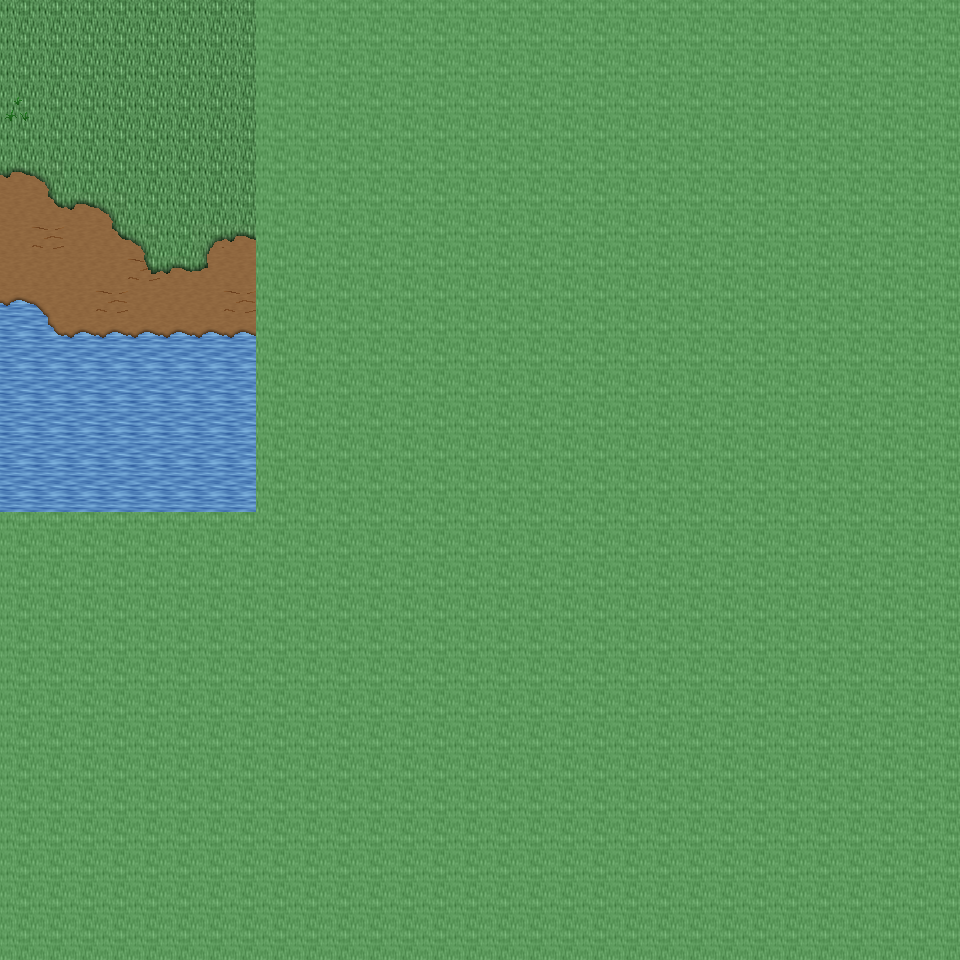

Below is a game level as drawn by its tile map, then a one-line description and the .tmx that defines it (tile-layer data replaced by summaries):
An orthogonal 30x30 tile map with 32x32 px tiles, 6 tile layers (Ground, Object, Object2, Above, ...), 24 tilesets and 2 objects (2x mapchange).

<map version="1.0" orientation="orthogonal" renderorder="right-down" width="30" height="30" tilewidth="32" tileheight="32" nextobjectid="3">
  <tileset firstgid="1" name="tileset_ground_ground" tilewidth="32" tileheight="32" tilecount="33" columns="3">
    <image source="../drawable/tileset_ground_ground.png" width="96" height="352" />
  </tileset>
  <tileset firstgid="34" name="tileset_ground_water_pool" tilewidth="32" tileheight="32" tilecount="72" columns="3">
    <image source="../drawable/tileset_ground_water_pool.png" width="96" height="768" />
  </tileset>
  <tileset firstgid="106" name="tileset_ground_earth_edges" tilewidth="32" tileheight="32" tilecount="18" columns="6">
    <image source="../drawable/tileset_ground_earth_edges.png" width="192" height="96" />
  </tileset>
  <tileset firstgid="124" name="tileset_ground_grass_edges" tilewidth="32" tileheight="32" tilecount="36" columns="12">
    <image source="../drawable/tileset_ground_grass_edges.png" width="384" height="96" />
  </tileset>
  <tileset firstgid="160" name="tileset_ground_grass_corners" tilewidth="32" tileheight="32" tilecount="24" columns="6">
    <image source="../drawable/tileset_ground_grass_corners.png" width="192" height="128" />
  </tileset>
  <tileset firstgid="184" name="tileset_ground_water_pool_corners" tilewidth="32" tileheight="32" tilecount="72" columns="3">
    <image source="../drawable/tileset_ground_water_pool_corners.png" width="96" height="768" />
  </tileset>
  <tileset firstgid="256" name="tileset_furniture_carpet_carpets" tilewidth="32" tileheight="32" tilecount="8" columns="4">
    <image source="../drawable/tileset_furniture_carpet_carpets.png" width="128" height="64" />
  </tileset>
  <tileset firstgid="264" name="tileset_ground_ridge_earth_dark" tilewidth="32" tileheight="32" tilecount="96" columns="12">
    <image source="../drawable/tileset_ground_ridge_earth_dark.png" width="384" height="256" />
  </tileset>
  <tileset firstgid="360" name="tileset_ground_ridge_earth_pale" tilewidth="32" tileheight="32" tilecount="96" columns="12">
    <image source="../drawable/tileset_ground_ridge_earth_pale.png" width="384" height="256" />
  </tileset>
  <tileset firstgid="456" name="tileset_plant_grasses" tilewidth="32" tileheight="32" tilecount="6" columns="3">
    <image source="../drawable/tileset_plant_grasses.png" width="96" height="64" />
  </tileset>
  <tileset firstgid="462" name="tileset_plant_flower_daisy_red" tilewidth="32" tileheight="32" tilecount="8" columns="2">
    <image source="../drawable/tileset_plant_flower_daisy_red.png" width="64" height="128" />
  </tileset>
  <tileset firstgid="470" name="tileset_plant_flower_daisy_blue" tilewidth="32" tileheight="32" tilecount="8" columns="2">
    <image source="../drawable/tileset_plant_flower_daisy_blue.png" width="64" height="128" />
  </tileset>
  <tileset firstgid="478" name="tileset_plant_flower_daisy_yellow" tilewidth="32" tileheight="32" tilecount="8" columns="2">
    <image source="../drawable/tileset_plant_flower_daisy_yellow.png" width="64" height="128" />
  </tileset>
  <tileset firstgid="486" name="tileset_plant_bush_bushes" tilewidth="32" tileheight="32" tilecount="10" columns="5">
    <image source="../drawable/tileset_plant_bush_bushes.png" width="160" height="64" />
  </tileset>
  <tileset firstgid="496" name="tileset_furniture_table_long_side_on_pale" tilewidth="32" tileheight="32" tilecount="3" columns="3">
    <image source="../drawable/tileset_furniture_table_long_side_on_pale.png" width="96" height="32" />
  </tileset>
  <tileset firstgid="499" name="tileset_plant_stump_small_stump" tilewidth="32" tileheight="32" tilecount="4" columns="2">
    <image source="../drawable/tileset_plant_stump_small_stump.png" width="64" height="64" />
  </tileset>
  <tileset firstgid="503" name="tileset_ground_rock_rocks_2" tilewidth="32" tileheight="32" tilecount="4" columns="2">
    <image source="../drawable/tileset_ground_rock_rocks_2.png" width="64" height="64" />
  </tileset>
  <tileset firstgid="507" name="tileset_ground_ladder_vertical_dark" tilewidth="32" tileheight="32" tilecount="3" columns="3">
    <image source="../drawable/tileset_ground_ladder_vertical_dark.png" width="96" height="32" />
  </tileset>
  <tileset firstgid="510" name="tileset_item_statue_green_stone" tilewidth="32" tileheight="32" tilecount="12" columns="4">
    <image source="../drawable/tileset_item_statue_green_stone.png" width="128" height="96" />
  </tileset>
  <tileset firstgid="522" name="tileset_logic_collision" tilewidth="32" tileheight="32" tilecount="1" columns="1">
    <image source="../drawable/tileset_logic_collision.png" width="32" height="32" />
  </tileset>
  <tileset firstgid="523" name="tileset_furniture_table_long_front_on_pale" tilewidth="32" tileheight="32" tilecount="3" columns="1">
    <image source="../drawable/tileset_furniture_table_long_front_on_pale.png" width="32" height="96" />
  </tileset>
  <tileset firstgid="526" name="tileset_furniture_light_flames" tilewidth="32" tileheight="32" tilecount="6" columns="6">
    <image source="../drawable/tileset_furniture_light_flames.png" width="192" height="32" />
  </tileset>
  <tileset firstgid="532" name="tileset_ground_green_paving" tilewidth="32" tileheight="32" tilecount="18" columns="3">
    <image source="../drawable/tileset_ground_green_paving.png" width="96" height="192" />
  </tileset>
  <tileset firstgid="550" name="tileset_building_castle" tilewidth="32" tileheight="32" tilecount="320" columns="20">
    <image source="../drawable/tileset_building_castle.png" width="640" height="512" />
  </tileset>
  <layer name="Ground" width="30" height="30">
    <data>[900 cells, 900 non-empty, 7 distinct tile ids]</data>
  </layer>
  <layer name="Object" width="30" height="30">
    <data>[900 cells, 177 non-empty, 36 distinct tile ids]</data>
  </layer>
  <layer name="Object2" width="30" height="30">
    <data>[900 cells, 76 non-empty, 10 distinct tile ids]</data>
  </layer>
  <layer name="Above" width="30" height="30">
    <data>[900 cells, 0 non-empty, 0 distinct tile ids]</data>
  </layer>
  <layer name="Above2" width="30" height="30">
    <data>[900 cells, 0 non-empty, 0 distinct tile ids]</data>
  </layer>
  <layer name="Walkable" width="30" height="30">
    <data>[900 cells, 772 non-empty, 1 distinct tile ids]</data>
  </layer>
  <objectgroup name="MapEvents">
    <object id="1" name="north" type="mapchange" x="0" y="0" width="256" height="32">
      <properties>
        <property name="map" value="0_ados_mountain_n2_w2_x3_y1" />
        <property name="place" value="south" />
      </properties>
    </object>
    <object id="2" name="west" type="mapchange" x="0" y="0" width="32" height="512">
      <properties>
        <property name="map" value="0_ados_mountain_n2_w2_x2_y2" />
        <property name="place" value="east" />
      </properties>
    </object>
  </objectgroup>
</map>
